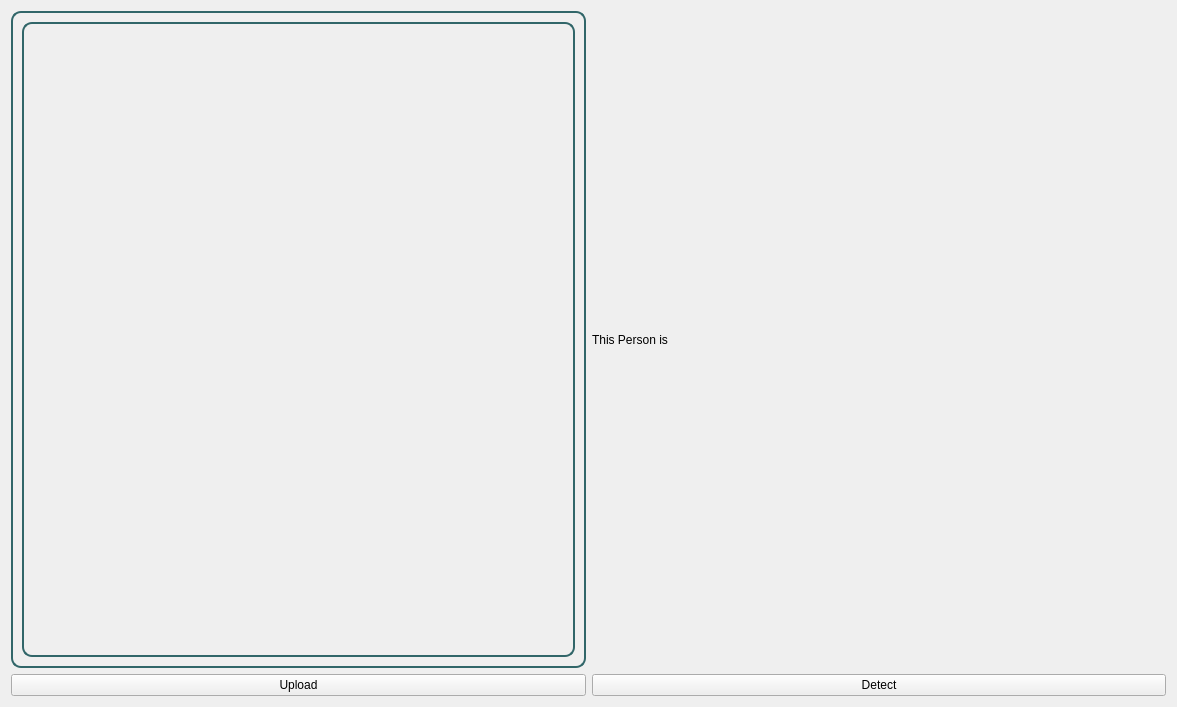
<?xml version="1.0" encoding="UTF-8"?>
<ui version="4.0">
 <class>FacePrediction</class>
 <widget class="QWidget" name="FacePrediction">
  <property name="geometry">
   <rect>
    <x>0</x>
    <y>0</y>
    <width>1177</width>
    <height>707</height>
   </rect>
  </property>
  <property name="windowTitle">
   <string>Form</string>
  </property>
  <layout class="QGridLayout" name="gridLayout">
   <item row="0" column="0">
    <layout class="QVBoxLayout" name="verticalLayout">
     <item>
      <widget class="QFrame" name="frame">
       <property name="styleSheet">
        <string notr="true">
           border: 2px solid  #316669;
          border-radius: 10px;
      </string>
       </property>
       <property name="frameShape">
        <enum>QFrame::StyledPanel</enum>
       </property>
       <property name="frameShadow">
        <enum>QFrame::Raised</enum>
       </property>
       <layout class="QGridLayout" name="gridLayout_2">
        <item row="0" column="0">
         <widget class="QLabel" name="inputLbl">
          <property name="text">
           <string/>
          </property>
         </widget>
        </item>
       </layout>
      </widget>
     </item>
     <item>
      <widget class="QPushButton" name="uploadBtn">
       <property name="text">
        <string>Upload</string>
       </property>
      </widget>
     </item>
    </layout>
   </item>
   <item row="0" column="1">
    <layout class="QVBoxLayout" name="verticalLayout_2">
     <item>
      <layout class="QHBoxLayout" name="horizontalLayout">
       <item>
        <widget class="QLabel" name="thispersonisLbl">
         <property name="text">
          <string>This Person is</string>
         </property>
        </widget>
       </item>
       <item>
        <widget class="QLabel" name="outputLbl">
         <property name="text">
          <string/>
         </property>
        </widget>
       </item>
      </layout>
     </item>
     <item>
      <widget class="QPushButton" name="detectBtn">
       <property name="text">
        <string>Detect</string>
       </property>
      </widget>
     </item>
    </layout>
   </item>
  </layout>
 </widget>
 <resources/>
 <connections/>
</ui>
